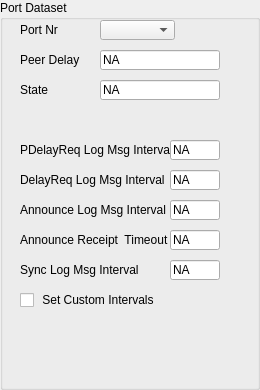
  <widget class="QGroupBox" name="PtpHcPortDsGroupBox">
   <property name="geometry">
    <rect>
     <x>290</x>
     <y>250</y>
     <width>260</width>
     <height>390</height>
    </rect>
   </property>
   <property name="title">
    <string>Port Dataset</string>
   </property>
   <widget class="QLabel" name="PtpHcPortDsPeerDelayLabel">
    <property name="geometry">
     <rect>
      <x>20</x>
      <y>50</y>
      <width>80</width>
      <height>20</height>
     </rect>
    </property>
    <property name="text">
     <string>Peer Delay</string>
    </property>
   </widget>
   <widget class="QLineEdit" name="PtpHcPortDsPeerDelayValue">
    <property name="enabled">
     <bool>true</bool>
    </property>
    <property name="geometry">
     <rect>
      <x>100</x>
      <y>50</y>
      <width>120</width>
      <height>20</height>
     </rect>
    </property>
    <property name="text">
     <string>NA</string>
    </property>
    <property name="readOnly">
     <bool>true</bool>
    </property>
   </widget>
   <widget class="QComboBox" name="PtpHcPortDsPortNrComboBox">
    <property name="geometry">
     <rect>
      <x>100</x>
      <y>20</y>
      <width>75</width>
      <height>20</height>
     </rect>
    </property>
   </widget>
   <widget class="QLabel" name="PtpHcPortDsPortNrLabel">
    <property name="geometry">
     <rect>
      <x>20</x>
      <y>20</y>
      <width>80</width>
      <height>20</height>
     </rect>
    </property>
    <property name="text">
     <string>Port Nr</string>
    </property>
   </widget>
   <widget class="QLineEdit" name="PtpHcPortDsStateValue">
    <property name="enabled">
     <bool>true</bool>
    </property>
    <property name="geometry">
     <rect>
      <x>100</x>
      <y>80</y>
      <width>120</width>
      <height>20</height>
     </rect>
    </property>
    <property name="text">
     <string>NA</string>
    </property>
    <property name="readOnly">
     <bool>true</bool>
    </property>
   </widget>
   <widget class="QLabel" name="PtpOcPortDsStateLabel">
    <property name="geometry">
     <rect>
      <x>20</x>
      <y>80</y>
      <width>80</width>
      <height>20</height>
     </rect>
    </property>
    <property name="text">
     <string>State</string>
    </property>
   </widget>
   <widget class="QLineEdit" name="PtpHcPortDsPDelayReqLogMsgIntervalValue">
    <property name="enabled">
     <bool>true</bool>
    </property>
    <property name="geometry">
     <rect>
      <x>170</x>
      <y>140</y>
      <width>50</width>
      <height>20</height>
     </rect>
    </property>
    <property name="text">
     <string>NA</string>
    </property>
    <property name="readOnly">
     <bool>false</bool>
    </property>
   </widget>
   <widget class="QLabel" name="PtpHcPortDsPDelayReqLogMsgIntervalLabel">
    <property name="geometry">
     <rect>
      <x>20</x>
      <y>140</y>
      <width>150</width>
      <height>20</height>
     </rect>
    </property>
    <property name="text">
     <string>PDelayReq Log Msg Interval</string>
    </property>
   </widget>
   <widget class="QLineEdit" name="PtpHcPortDsDelayReqLogMsgIntervalValue">
    <property name="enabled">
     <bool>true</bool>
    </property>
    <property name="geometry">
     <rect>
      <x>170</x>
      <y>170</y>
      <width>50</width>
      <height>20</height>
     </rect>
    </property>
    <property name="text">
     <string>NA</string>
    </property>
    <property name="readOnly">
     <bool>false</bool>
    </property>
   </widget>
   <widget class="QLabel" name="PtpHcPortDsDelayReqLogMsgIntervalLabel">
    <property name="geometry">
     <rect>
      <x>20</x>
      <y>170</y>
      <width>150</width>
      <height>20</height>
     </rect>
    </property>
    <property name="text">
     <string>DelayReq Log Msg Interval</string>
    </property>
   </widget>
   <widget class="QLineEdit" name="PtpHcPortDsSyncLogMsgIntervalValue">
    <property name="enabled">
     <bool>true</bool>
    </property>
    <property name="geometry">
     <rect>
      <x>170</x>
      <y>260</y>
      <width>50</width>
      <height>20</height>
     </rect>
    </property>
    <property name="text">
     <string>NA</string>
    </property>
    <property name="readOnly">
     <bool>false</bool>
    </property>
   </widget>
   <widget class="QLabel" name="PtpHcPortDsSyncLogMsgIntervalLabel">
    <property name="geometry">
     <rect>
      <x>20</x>
      <y>260</y>
      <width>150</width>
      <height>20</height>
     </rect>
    </property>
    <property name="text">
     <string>Sync Log Msg Interval</string>
    </property>
   </widget>
   <widget class="QLineEdit" name="PtpHcPortDsAnnounceLogMsgIntervalValue">
    <property name="enabled">
     <bool>true</bool>
    </property>
    <property name="geometry">
     <rect>
      <x>170</x>
      <y>200</y>
      <width>50</width>
      <height>20</height>
     </rect>
    </property>
    <property name="text">
     <string>NA</string>
    </property>
    <property name="readOnly">
     <bool>false</bool>
    </property>
   </widget>
   <widget class="QLabel" name="PtpHcPortDsAnnounceLogMsgIntervalLabel">
    <property name="geometry">
     <rect>
      <x>20</x>
      <y>200</y>
      <width>150</width>
      <height>20</height>
     </rect>
    </property>
    <property name="text">
     <string>Announce Log Msg Interval</string>
    </property>
   </widget>
   <widget class="QLineEdit" name="PtpHcPortDsAnnounceReceiptTimeoutValue">
    <property name="enabled">
     <bool>true</bool>
    </property>
    <property name="geometry">
     <rect>
      <x>170</x>
      <y>230</y>
      <width>50</width>
      <height>20</height>
     </rect>
    </property>
    <property name="text">
     <string>NA</string>
    </property>
    <property name="readOnly">
     <bool>false</bool>
    </property>
   </widget>
   <widget class="QLabel" name="PtpHcPortDsAnnounceReceiptTimeoutLabel">
    <property name="geometry">
     <rect>
      <x>20</x>
      <y>230</y>
      <width>150</width>
      <height>20</height>
     </rect>
    </property>
    <property name="text">
     <string>Announce Receipt  Timeout</string>
    </property>
   </widget>
   <widget class="QCheckBox" name="PtpHcPortDsSetCustomIntervalsCheckBox">
    <property name="geometry">
     <rect>
      <x>20</x>
      <y>290</y>
      <width>200</width>
      <height>20</height>
     </rect>
    </property>
    <property name="text">
     <string> Set Custom Intervals</string>
    </property>
   </widget>
  </widget>
